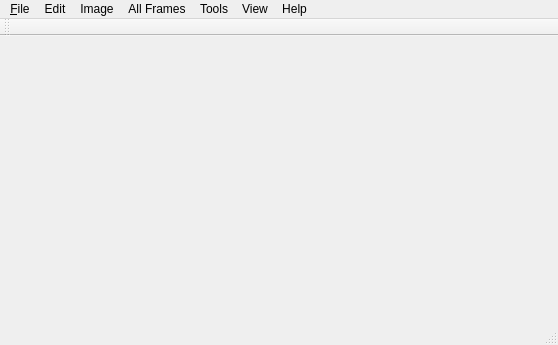
<?xml version="1.0" encoding="UTF-8"?>
<ui version="4.0">
 <class>MainWindow</class>
 <widget class="QMainWindow" name="MainWindow">
  <property name="windowModality">
   <enum>Qt::NonModal</enum>
  </property>
  <property name="geometry">
   <rect>
    <x>0</x>
    <y>0</y>
    <width>558</width>
    <height>345</height>
   </rect>
  </property>
  <property name="windowTitle">
   <string>MainWindow</string>
  </property>
  <property name="windowIcon">
   <iconset resource="obl5edit.qrc">
    <normaloff>:/images/icon64.png</normaloff>:/images/icon64.png</iconset>
  </property>
  <property name="dockNestingEnabled">
   <bool>false</bool>
  </property>
  <property name="dockOptions">
   <set>QMainWindow::AllowTabbedDocks|QMainWindow::AnimatedDocks</set>
  </property>
  <property name="unifiedTitleAndToolBarOnMac">
   <bool>false</bool>
  </property>
  <widget class="QWidget" name="centralWidget"/>
  <widget class="QMenuBar" name="menuBar">
   <property name="geometry">
    <rect>
     <x>0</x>
     <y>0</y>
     <width>558</width>
     <height>22</height>
    </rect>
   </property>
   <widget class="QMenu" name="menuHelp">
    <property name="title">
     <string>Help</string>
    </property>
    <addaction name="actionAbout"/>
    <addaction name="actionAbout_Qt"/>
   </widget>
   <widget class="QMenu" name="menu_FIle">
    <property name="title">
     <string>&amp;File</string>
    </property>
    <widget class="QMenu" name="menuOpen_recent">
     <property name="title">
      <string>Open recent</string>
     </property>
     <addaction name="action_nothin_yet"/>
    </widget>
    <addaction name="actionNew"/>
    <addaction name="actionOpen"/>
    <addaction name="menuOpen_recent"/>
    <addaction name="separator"/>
    <addaction name="actionSave"/>
    <addaction name="actionSave_As"/>
    <addaction name="actionRevert"/>
    <addaction name="separator"/>
    <addaction name="actionImport"/>
    <addaction name="actionExport"/>
    <addaction name="separator"/>
    <addaction name="actionQuit"/>
   </widget>
   <widget class="QMenu" name="menuEdit">
    <property name="title">
     <string>Edit</string>
    </property>
    <addaction name="actionUndo"/>
    <addaction name="actionRedo"/>
    <addaction name="separator"/>
    <addaction name="actionCut"/>
    <addaction name="actionCopy"/>
    <addaction name="actionPaste"/>
    <addaction name="actionClear"/>
    <addaction name="separator"/>
    <addaction name="actionConfigure_Shortcuts"/>
   </widget>
   <widget class="QMenu" name="menuImage">
    <property name="title">
     <string>Image</string>
    </property>
    <widget class="QMenu" name="menuSpread">
     <property name="title">
      <string>Spread</string>
     </property>
     <addaction name="actionSpread_Vertical"/>
     <addaction name="actionSpread_Horizontal"/>
    </widget>
    <widget class="QMenu" name="menuShift">
     <property name="title">
      <string>Shift</string>
     </property>
     <addaction name="actionShift_UP"/>
     <addaction name="actionShift_Down"/>
     <addaction name="actionShift_Left"/>
     <addaction name="actionShift_Right"/>
    </widget>
    <widget class="QMenu" name="menuNew_image">
     <property name="title">
      <string>New Image</string>
     </property>
     <addaction name="actionInsert_image"/>
     <addaction name="actionAppend_image"/>
     <addaction name="actionDuplicate"/>
    </widget>
    <widget class="QMenu" name="menuEffects">
     <property name="title">
      <string>Effects</string>
     </property>
     <addaction name="actionSwap_Green_Blue"/>
     <addaction name="actionSwap_Red_Blue"/>
     <addaction name="actionInverse"/>
     <addaction name="actionFade"/>
    </widget>
    <addaction name="actionPrevious"/>
    <addaction name="actionNext"/>
    <addaction name="actionGo_to_First"/>
    <addaction name="actionGo_to_Last"/>
    <addaction name="actionMove"/>
    <addaction name="actionSplit"/>
    <addaction name="menuNew_image"/>
    <addaction name="separator"/>
    <addaction name="actionFlip_Horizontal"/>
    <addaction name="actionFlip_Vertical"/>
    <addaction name="actionRotate"/>
    <addaction name="menuSpread"/>
    <addaction name="menuShift"/>
    <addaction name="menuEffects"/>
    <addaction name="separator"/>
    <addaction name="actionEnlarge"/>
    <addaction name="actionShrink"/>
    <addaction name="actionResize"/>
    <addaction name="separator"/>
    <addaction name="actionDelete_image"/>
   </widget>
   <widget class="QMenu" name="menuTools">
    <property name="title">
     <string>Tools</string>
    </property>
    <widget class="QMenu" name="menuPen_Size">
     <property name="title">
      <string>Pen Size</string>
     </property>
     <addaction name="action1"/>
     <addaction name="action2"/>
     <addaction name="action3"/>
     <addaction name="action4"/>
     <addaction name="action5"/>
     <addaction name="action6"/>
     <addaction name="action7"/>
     <addaction name="action8"/>
     <addaction name="action9"/>
    </widget>
    <addaction name="actionPen"/>
    <addaction name="actionEraser"/>
    <addaction name="actionFlood_fill"/>
    <addaction name="actionLine"/>
    <addaction name="actionCircle"/>
    <addaction name="actionRectangle"/>
    <addaction name="actionColor_Select"/>
    <addaction name="actionSelect"/>
    <addaction name="actionMap"/>
    <addaction name="actionZoom"/>
    <addaction name="menuPen_Size"/>
   </widget>
   <widget class="QMenu" name="menuView">
    <property name="title">
     <string>View</string>
    </property>
    <widget class="QMenu" name="menuZoom">
     <property name="title">
      <string>Viewport</string>
     </property>
     <addaction name="action100"/>
     <addaction name="action400"/>
     <addaction name="action800"/>
     <addaction name="action1600"/>
    </widget>
    <widget class="QMenu" name="menuNew_view">
     <property name="title">
      <string>New view</string>
     </property>
     <addaction name="actionAdd_static_view"/>
    </widget>
    <widget class="QMenu" name="menuToolbars">
     <property name="title">
      <string>Toolbars</string>
     </property>
     <addaction name="actionToolbox"/>
     <addaction name="separator"/>
     <addaction name="actionMain"/>
     <addaction name="actionColor"/>
     <addaction name="actionTools"/>
     <addaction name="actionEdit_Mode"/>
    </widget>
    <widget class="QMenu" name="menuEdit_mode">
     <property name="title">
      <string>Edit mode</string>
     </property>
     <addaction name="actionPaintNormal"/>
     <addaction name="actionPaintColorOnly"/>
     <addaction name="actionPaintAlphaOnly"/>
     <addaction name="actionTapestry"/>
    </widget>
    <addaction name="menuEdit_mode"/>
    <addaction name="menuZoom"/>
    <addaction name="separator"/>
    <addaction name="actionTransparency"/>
    <addaction name="actionShowGrid"/>
    <addaction name="actionShadow"/>
    <addaction name="separator"/>
    <addaction name="actionPreview"/>
    <addaction name="actionAnimated_view"/>
    <addaction name="actionAnimation_Speed"/>
    <addaction name="menuNew_view"/>
    <addaction name="menuToolbars"/>
    <addaction name="separator"/>
    <addaction name="actionSave_Settings"/>
   </widget>
   <widget class="QMenu" name="menuAll_Frames">
    <property name="title">
     <string>All Frames</string>
    </property>
    <widget class="QMenu" name="menuShift_2">
     <property name="title">
      <string>Shift</string>
     </property>
     <addaction name="actionShift_Up_All"/>
     <addaction name="actionShift_Down_All"/>
     <addaction name="actionShift_Left_All"/>
     <addaction name="actionShift_Right_All"/>
    </widget>
    <addaction name="actionFilp_Horizontal_All"/>
    <addaction name="actionFlip_Vertical_All"/>
    <addaction name="actionRotate_All"/>
    <addaction name="actionInverse_All"/>
    <addaction name="separator"/>
    <addaction name="actionEnlarge_All"/>
    <addaction name="actionShrink_All"/>
    <addaction name="menuShift_2"/>
    <addaction name="actionResize_All"/>
    <addaction name="separator"/>
    <addaction name="actionDelete_All"/>
   </widget>
   <addaction name="menu_FIle"/>
   <addaction name="menuEdit"/>
   <addaction name="menuImage"/>
   <addaction name="menuAll_Frames"/>
   <addaction name="menuTools"/>
   <addaction name="menuView"/>
   <addaction name="menuHelp"/>
  </widget>
  <widget class="QToolBar" name="mainToolBar">
   <property name="floatable">
    <bool>false</bool>
   </property>
   <attribute name="toolBarArea">
    <enum>TopToolBarArea</enum>
   </attribute>
   <attribute name="toolBarBreak">
    <bool>false</bool>
   </attribute>
  </widget>
  <widget class="QStatusBar" name="statusBar"/>
  <action name="actionNew">
   <property name="icon">
    <iconset resource="obl5edit.qrc">
     <normaloff>:/images/ronnie/new.png</normaloff>:/images/ronnie/new.png</iconset>
   </property>
   <property name="text">
    <string>New</string>
   </property>
   <property name="statusTip">
    <string>Create a new Image Set</string>
   </property>
  </action>
  <action name="actionOpen">
   <property name="icon">
    <iconset resource="obl5edit.qrc">
     <normaloff>:/images/ronnie/open.png</normaloff>:/images/ronnie/open.png</iconset>
   </property>
   <property name="text">
    <string>Open</string>
   </property>
   <property name="statusTip">
    <string>Open an existing Image Set</string>
   </property>
  </action>
  <action name="actionSave">
   <property name="icon">
    <iconset resource="obl5edit.qrc">
     <normaloff>:/images/ronnie/save.png</normaloff>:/images/ronnie/save.png</iconset>
   </property>
   <property name="text">
    <string>Save</string>
   </property>
   <property name="statusTip">
    <string>Save the current Image Set back to disk.</string>
   </property>
   <property name="shortcut">
    <string>Ctrl+S</string>
   </property>
  </action>
  <action name="actionSave_As">
   <property name="icon">
    <iconset resource="obl5edit.qrc">
     <normaloff>:/images/ronnie/saveas.png</normaloff>:/images/ronnie/saveas.png</iconset>
   </property>
   <property name="text">
    <string>Save As...</string>
   </property>
   <property name="statusTip">
    <string>Save the current Image Set under a different name.</string>
   </property>
  </action>
  <action name="actionImport">
   <property name="text">
    <string>Import ...</string>
   </property>
   <property name="statusTip">
    <string>Import another Image Set into this one.</string>
   </property>
  </action>
  <action name="actionQuit">
   <property name="icon">
    <iconset resource="obl5edit.qrc">
     <normaloff>:/images/buttons/system-log-out-3.png</normaloff>:/images/buttons/system-log-out-3.png</iconset>
   </property>
   <property name="text">
    <string>Quit</string>
   </property>
   <property name="statusTip">
    <string>Close this application.</string>
   </property>
   <property name="shortcut">
    <string>Ctrl+Q</string>
   </property>
  </action>
  <action name="actionAbout">
   <property name="icon">
    <iconset resource="obl5edit.qrc">
     <normaloff>:/images/icon64.png</normaloff>:/images/icon64.png</iconset>
   </property>
   <property name="text">
    <string>About</string>
   </property>
   <property name="statusTip">
    <string>About Object Block Editor</string>
   </property>
  </action>
  <action name="actionRevert">
   <property name="text">
    <string>Revert</string>
   </property>
   <property name="statusTip">
    <string>Reverse to the last saved state.</string>
   </property>
  </action>
  <action name="action_nothin_yet">
   <property name="text">
    <string>Nothing</string>
   </property>
  </action>
  <action name="actionExport">
   <property name="text">
    <string>Export...</string>
   </property>
   <property name="statusTip">
    <string>Export this image set.</string>
   </property>
  </action>
  <action name="actionUndo">
   <property name="icon">
    <iconset resource="obl5edit.qrc">
     <normaloff>:/images/tango/edit-undo.png</normaloff>:/images/tango/edit-undo.png</iconset>
   </property>
   <property name="text">
    <string>Undo</string>
   </property>
   <property name="statusTip">
    <string>Undo the last change.</string>
   </property>
   <property name="shortcut">
    <string>Ctrl+Z</string>
   </property>
  </action>
  <action name="actionRedo">
   <property name="icon">
    <iconset resource="obl5edit.qrc">
     <normaloff>:/images/tango/edit-redo.png</normaloff>:/images/tango/edit-redo.png</iconset>
   </property>
   <property name="text">
    <string>Redo</string>
   </property>
   <property name="statusTip">
    <string>Redo the last change.</string>
   </property>
   <property name="shortcut">
    <string>Ctrl+Shift+Z</string>
   </property>
  </action>
  <action name="actionCut">
   <property name="icon">
    <iconset resource="obl5edit.qrc">
     <normaloff>:/images/tango/edit-cut.png</normaloff>:/images/tango/edit-cut.png</iconset>
   </property>
   <property name="text">
    <string>Cut</string>
   </property>
   <property name="statusTip">
    <string>Cut this image into the clipboard.</string>
   </property>
   <property name="shortcut">
    <string>Ctrl+X</string>
   </property>
  </action>
  <action name="actionCopy">
   <property name="icon">
    <iconset resource="obl5edit.qrc">
     <normaloff>:/images/tango/edit-copy.png</normaloff>:/images/tango/edit-copy.png</iconset>
   </property>
   <property name="text">
    <string>Copy</string>
   </property>
   <property name="statusTip">
    <string>Copy this image to the clipboard.</string>
   </property>
   <property name="shortcut">
    <string>Ctrl+C</string>
   </property>
  </action>
  <action name="actionPaste">
   <property name="icon">
    <iconset resource="obl5edit.qrc">
     <normaloff>:/images/tango/edit-paste.png</normaloff>:/images/tango/edit-paste.png</iconset>
   </property>
   <property name="text">
    <string>Paste</string>
   </property>
   <property name="statusTip">
    <string>Paste clipboard content into this image.</string>
   </property>
   <property name="shortcut">
    <string>Ctrl+V</string>
   </property>
  </action>
  <action name="actionClear">
   <property name="icon">
    <iconset resource="obl5edit.qrc">
     <normaloff>:/images/tango/edit-clear.png</normaloff>:/images/tango/edit-clear.png</iconset>
   </property>
   <property name="text">
    <string>Clear</string>
   </property>
   <property name="statusTip">
    <string>Clear this image.</string>
   </property>
   <property name="shortcut">
    <string>Del</string>
   </property>
  </action>
  <action name="actionPrevious">
   <property name="icon">
    <iconset resource="obl5edit.qrc">
     <normaloff>:/images/prev.png</normaloff>:/images/prev.png</iconset>
   </property>
   <property name="text">
    <string>Previous</string>
   </property>
   <property name="statusTip">
    <string>Move to the previous image.</string>
   </property>
   <property name="shortcut">
    <string>PgUp</string>
   </property>
  </action>
  <action name="actionNext">
   <property name="icon">
    <iconset resource="obl5edit.qrc">
     <normaloff>:/images/next.png</normaloff>:/images/next.png</iconset>
   </property>
   <property name="text">
    <string>Next</string>
   </property>
   <property name="statusTip">
    <string>Move to the next image.</string>
   </property>
   <property name="shortcut">
    <string>PgDown</string>
   </property>
  </action>
  <action name="actionDuplicate">
   <property name="icon">
    <iconset resource="obl5edit.qrc">
     <normaloff>:/images/pd/group.png</normaloff>:/images/pd/group.png</iconset>
   </property>
   <property name="text">
    <string>Duplicate</string>
   </property>
   <property name="statusTip">
    <string>Make a copy of this Image.</string>
   </property>
  </action>
  <action name="actionFlip_Horizontal">
   <property name="text">
    <string>Flip Horizontal</string>
   </property>
   <property name="statusTip">
    <string>Flip this image horizontally.</string>
   </property>
  </action>
  <action name="actionFlip_Vertical">
   <property name="text">
    <string>Flip Vertical</string>
   </property>
   <property name="statusTip">
    <string>Flip this image vertically.</string>
   </property>
  </action>
  <action name="actionRotate">
   <property name="text">
    <string>Rotate</string>
   </property>
   <property name="statusTip">
    <string>Rotate this image by 90'.</string>
   </property>
  </action>
  <action name="actionInverse">
   <property name="text">
    <string>Inverse</string>
   </property>
   <property name="statusTip">
    <string>Inverse the RGB values of each pixel.</string>
   </property>
  </action>
  <action name="actionSpread_Vertical">
   <property name="text">
    <string>Spread Vertical</string>
   </property>
   <property name="statusTip">
    <string>Repeat this image vertically.</string>
   </property>
  </action>
  <action name="actionSpread_Horizontal">
   <property name="text">
    <string>Spread Horizontal</string>
   </property>
   <property name="statusTip">
    <string>Repeat this image horizontally.</string>
   </property>
  </action>
  <action name="actionShrink">
   <property name="text">
    <string>Shrink</string>
   </property>
   <property name="statusTip">
    <string>Shrink this image by 50%.</string>
   </property>
  </action>
  <action name="actionInsert_image">
   <property name="icon">
    <iconset resource="obl5edit.qrc">
     <normaloff>:/images/plus.png</normaloff>:/images/plus.png</iconset>
   </property>
   <property name="text">
    <string>Insert Image</string>
   </property>
   <property name="statusTip">
    <string>Insert an image at the current index.</string>
   </property>
  </action>
  <action name="actionDelete_image">
   <property name="icon">
    <iconset resource="obl5edit.qrc">
     <normaloff>:/images/pd/Andy_Trash_Can.png</normaloff>:/images/pd/Andy_Trash_Can.png</iconset>
   </property>
   <property name="text">
    <string>Delete Image</string>
   </property>
   <property name="statusTip">
    <string>Delete the current image.</string>
   </property>
  </action>
  <action name="actionPen">
   <property name="checkable">
    <bool>true</bool>
   </property>
   <property name="icon">
    <iconset resource="obl5edit.qrc">
     <normaloff>:/images/pd/barretr_Pencil.png</normaloff>:/images/pd/barretr_Pencil.png</iconset>
   </property>
   <property name="text">
    <string>Pen</string>
   </property>
   <property name="statusTip">
    <string>Tool to draw freehand.</string>
   </property>
  </action>
  <action name="actionFlood_fill">
   <property name="checkable">
    <bool>true</bool>
   </property>
   <property name="icon">
    <iconset resource="obl5edit.qrc">
     <normaloff>:/images/buttons/floodfill.png</normaloff>:/images/buttons/floodfill.png</iconset>
   </property>
   <property name="text">
    <string>Flood fill</string>
   </property>
   <property name="statusTip">
    <string>Tool to Fill large regions with a solid color.</string>
   </property>
  </action>
  <action name="actionLine">
   <property name="checkable">
    <bool>true</bool>
   </property>
   <property name="icon">
    <iconset resource="obl5edit.qrc">
     <normaloff>:/images/buttons/draw.png</normaloff>:/images/buttons/draw.png</iconset>
   </property>
   <property name="text">
    <string>Line</string>
   </property>
   <property name="statusTip">
    <string>Tool to draw lines</string>
   </property>
  </action>
  <action name="actionCircle">
   <property name="checkable">
    <bool>true</bool>
   </property>
   <property name="icon">
    <iconset resource="obl5edit.qrc">
     <normaloff>:/images/buttons/circle.png</normaloff>:/images/buttons/circle.png</iconset>
   </property>
   <property name="text">
    <string>Circle</string>
   </property>
   <property name="statusTip">
    <string>Tool to draw circles.</string>
   </property>
  </action>
  <action name="actionRectangle">
   <property name="checkable">
    <bool>true</bool>
   </property>
   <property name="icon">
    <iconset resource="obl5edit.qrc">
     <normaloff>:/images/buttons/square.png</normaloff>:/images/buttons/square.png</iconset>
   </property>
   <property name="text">
    <string>Rectangle</string>
   </property>
   <property name="statusTip">
    <string>Tool to draw rectangles.</string>
   </property>
  </action>
  <action name="actionColor_Select">
   <property name="checkable">
    <bool>true</bool>
   </property>
   <property name="icon">
    <iconset resource="obl5edit.qrc">
     <normaloff>:/images/buttons/colorpicker.png</normaloff>:/images/buttons/colorpicker.png</iconset>
   </property>
   <property name="text">
    <string>Color Select</string>
   </property>
   <property name="statusTip">
    <string>Select a color from the Image for later use.</string>
   </property>
  </action>
  <action name="actionMap">
   <property name="checkable">
    <bool>true</bool>
   </property>
   <property name="icon">
    <iconset resource="obl5edit.qrc">
     <normaloff>:/images/buttons/map.png</normaloff>:/images/buttons/map.png</iconset>
   </property>
   <property name="text">
    <string>Map</string>
   </property>
  </action>
  <action name="action1">
   <property name="checkable">
    <bool>true</bool>
   </property>
   <property name="text">
    <string>pen size 1px</string>
   </property>
   <property name="statusTip">
    <string>Set pen width to 1 pixel.</string>
   </property>
   <property name="shortcut">
    <string>Ctrl+1</string>
   </property>
  </action>
  <action name="action2">
   <property name="checkable">
    <bool>true</bool>
   </property>
   <property name="text">
    <string>pen size 2px</string>
   </property>
   <property name="statusTip">
    <string>Set pen width to 2 pixels.</string>
   </property>
   <property name="shortcut">
    <string>Ctrl+2</string>
   </property>
  </action>
  <action name="action3">
   <property name="checkable">
    <bool>true</bool>
   </property>
   <property name="text">
    <string>pen size 3px</string>
   </property>
   <property name="statusTip">
    <string>Set pen width to 3 pixels.</string>
   </property>
   <property name="shortcut">
    <string>Ctrl+3</string>
   </property>
  </action>
  <action name="action4">
   <property name="checkable">
    <bool>true</bool>
   </property>
   <property name="text">
    <string>pen size 4px</string>
   </property>
   <property name="statusTip">
    <string>Set pen width to 4 pixels.</string>
   </property>
   <property name="shortcut">
    <string>Ctrl+4</string>
   </property>
  </action>
  <action name="action5">
   <property name="checkable">
    <bool>true</bool>
   </property>
   <property name="text">
    <string>pen size 5px</string>
   </property>
   <property name="statusTip">
    <string>Set pen width to 5 pixels.</string>
   </property>
   <property name="shortcut">
    <string>Ctrl+5</string>
   </property>
  </action>
  <action name="action6">
   <property name="checkable">
    <bool>true</bool>
   </property>
   <property name="text">
    <string>pen size 6px</string>
   </property>
   <property name="statusTip">
    <string>Set pen width to 6 pixels.</string>
   </property>
   <property name="shortcut">
    <string>Ctrl+6</string>
   </property>
  </action>
  <action name="action7">
   <property name="checkable">
    <bool>true</bool>
   </property>
   <property name="text">
    <string>pen size 7px</string>
   </property>
   <property name="statusTip">
    <string>Set pen width to 7 pixels.</string>
   </property>
   <property name="shortcut">
    <string>Ctrl+7</string>
   </property>
  </action>
  <action name="action8">
   <property name="checkable">
    <bool>true</bool>
   </property>
   <property name="text">
    <string>pen size 8px</string>
   </property>
   <property name="statusTip">
    <string>Set pen width to 8 pixels.</string>
   </property>
   <property name="shortcut">
    <string>Ctrl+8</string>
   </property>
  </action>
  <action name="action9">
   <property name="checkable">
    <bool>true</bool>
   </property>
   <property name="text">
    <string>pen size 9px</string>
   </property>
   <property name="statusTip">
    <string>Set pen width to 9 pixels.</string>
   </property>
   <property name="shortcut">
    <string>Ctrl+9</string>
   </property>
  </action>
  <action name="actionTapestry">
   <property name="checkable">
    <bool>true</bool>
   </property>
   <property name="icon">
    <iconset resource="obl5edit.qrc">
     <normaloff>:/images/pd/Clue_Simple_Clouds.png</normaloff>:/images/pd/Clue_Simple_Clouds.png</iconset>
   </property>
   <property name="text">
    <string>Tiled View</string>
   </property>
   <property name="statusTip">
    <string>Preview this image as tiles.</string>
   </property>
   <property name="shortcut">
    <string>Ctrl+W</string>
   </property>
  </action>
  <action name="actionTransparency">
   <property name="checkable">
    <bool>true</bool>
   </property>
   <property name="text">
    <string>Transparency</string>
   </property>
   <property name="statusTip">
    <string>Highlight transparent pixels on this Image.</string>
   </property>
  </action>
  <action name="actionPreview">
   <property name="checkable">
    <bool>true</bool>
   </property>
   <property name="checked">
    <bool>true</bool>
   </property>
   <property name="text">
    <string>Liveview</string>
   </property>
   <property name="statusTip">
    <string>Show/Hide a special view for the Current Image.</string>
   </property>
  </action>
  <action name="actionMove">
   <property name="checkable">
    <bool>false</bool>
   </property>
   <property name="text">
    <string>Move</string>
   </property>
   <property name="statusTip">
    <string>Move the image to a different position in the set.</string>
   </property>
  </action>
  <action name="actionSelect">
   <property name="checkable">
    <bool>true</bool>
   </property>
   <property name="icon">
    <iconset resource="obl5edit.qrc">
     <normaloff>:/images/buttons/select.png</normaloff>:/images/buttons/select.png</iconset>
   </property>
   <property name="text">
    <string>Select</string>
   </property>
  </action>
  <action name="action100">
   <property name="checkable">
    <bool>true</bool>
   </property>
   <property name="text">
    <string>Zoom 100%</string>
   </property>
   <property name="statusTip">
    <string>Zoom to 100%.</string>
   </property>
   <property name="shortcut">
    <string>Alt+1</string>
   </property>
  </action>
  <action name="action400">
   <property name="checkable">
    <bool>true</bool>
   </property>
   <property name="text">
    <string>Zoom 400%</string>
   </property>
   <property name="statusTip">
    <string>Zoom to 400%.</string>
   </property>
   <property name="shortcut">
    <string>Alt+2</string>
   </property>
  </action>
  <action name="action800">
   <property name="checkable">
    <bool>true</bool>
   </property>
   <property name="text">
    <string>Zoom 800%</string>
   </property>
   <property name="statusTip">
    <string>Zoom to 800%.</string>
   </property>
   <property name="shortcut">
    <string>Alt+3</string>
   </property>
  </action>
  <action name="action1600">
   <property name="checkable">
    <bool>true</bool>
   </property>
   <property name="text">
    <string>Zoom 1600%</string>
   </property>
   <property name="statusTip">
    <string>Zoom to 1600%</string>
   </property>
   <property name="shortcut">
    <string>Alt+4</string>
   </property>
  </action>
  <action name="actionEraser">
   <property name="checkable">
    <bool>true</bool>
   </property>
   <property name="icon">
    <iconset resource="obl5edit.qrc">
     <normaloff>:/images/buttons/erase.png</normaloff>:/images/buttons/erase.png</iconset>
   </property>
   <property name="text">
    <string>Eraser</string>
   </property>
   <property name="statusTip">
    <string>Erase pixels.</string>
   </property>
   <property name="shortcut">
    <string>Ctrl+Del</string>
   </property>
  </action>
  <action name="actionZoom">
   <property name="checkable">
    <bool>true</bool>
   </property>
   <property name="icon">
    <iconset resource="obl5edit.qrc">
     <normaloff>:/images/buttons/system-search-3.png</normaloff>:/images/buttons/system-search-3.png</iconset>
   </property>
   <property name="text">
    <string>Zoom</string>
   </property>
   <property name="statusTip">
    <string>Change the zoom on this image.</string>
   </property>
  </action>
  <action name="actionShowGrid">
   <property name="checkable">
    <bool>true</bool>
   </property>
   <property name="text">
    <string>ShowGrid</string>
   </property>
   <property name="statusTip">
    <string>Show the edit grid.</string>
   </property>
  </action>
  <action name="actionEnlarge">
   <property name="text">
    <string>Enlarge 2x</string>
   </property>
   <property name="statusTip">
    <string>Enlarge this image by a factor of two.</string>
   </property>
  </action>
  <action name="actionShadow">
   <property name="checkable">
    <bool>true</bool>
   </property>
   <property name="text">
    <string>Shadow</string>
   </property>
   <property name="statusTip">
    <string>Use this Image as shadow.</string>
   </property>
  </action>
  <action name="actionResize">
   <property name="text">
    <string>Resize</string>
   </property>
   <property name="statusTip">
    <string>Resize the image.</string>
   </property>
  </action>
  <action name="actionShift_UP">
   <property name="text">
    <string>Shift Up</string>
   </property>
   <property name="statusTip">
    <string>Shift the image up by one pixel.</string>
   </property>
   <property name="shortcut">
    <string>Shift+Up</string>
   </property>
  </action>
  <action name="actionShift_Down">
   <property name="text">
    <string>Shift Down</string>
   </property>
   <property name="statusTip">
    <string>Shift the image down by one pixel.</string>
   </property>
   <property name="shortcut">
    <string>Shift+Down</string>
   </property>
  </action>
  <action name="actionShift_Left">
   <property name="text">
    <string>Shift Left</string>
   </property>
   <property name="statusTip">
    <string>Shift the image left by one pixel.</string>
   </property>
   <property name="shortcut">
    <string>Shift+Left</string>
   </property>
  </action>
  <action name="actionShift_Right">
   <property name="text">
    <string>Shift Right</string>
   </property>
   <property name="statusTip">
    <string>Shift the image right by one pixel.</string>
   </property>
   <property name="shortcut">
    <string>Shift+Right</string>
   </property>
  </action>
  <action name="actionAppend_image">
   <property name="text">
    <string>Append Image</string>
   </property>
   <property name="statusTip">
    <string>Append an image at the end of the image set.</string>
   </property>
  </action>
  <action name="actionAbout_Qt">
   <property name="text">
    <string>About Qt</string>
   </property>
   <property name="statusTip">
    <string>About the Qt SDK</string>
   </property>
   <property name="menuRole">
    <enum>QAction::AboutQtRole</enum>
   </property>
  </action>
  <action name="actionSave_Settings">
   <property name="checkable">
    <bool>true</bool>
   </property>
   <property name="text">
    <string>Save Settings</string>
   </property>
   <property name="statusTip">
    <string>Save the application settings.</string>
   </property>
  </action>
  <action name="actionSplit">
   <property name="text">
    <string>Split up</string>
   </property>
   <property name="statusTip">
    <string>Split this Image into several Images.</string>
   </property>
  </action>
  <action name="actionToolbox">
   <property name="checkable">
    <bool>true</bool>
   </property>
   <property name="checked">
    <bool>true</bool>
   </property>
   <property name="text">
    <string>Toolbox</string>
   </property>
   <property name="statusTip">
    <string>Show/Hide toolbox.</string>
   </property>
  </action>
  <action name="actionAdd_static_view">
   <property name="text">
    <string>Add static view</string>
   </property>
   <property name="statusTip">
    <string>Create a another view with the current Image content.</string>
   </property>
  </action>
  <action name="actionFilp_Horizontal_All">
   <property name="text">
    <string>Filp Horizontal</string>
   </property>
   <property name="statusTip">
    <string>Flip all the frames horizontally.</string>
   </property>
  </action>
  <action name="actionFlip_Vertical_All">
   <property name="text">
    <string>Flip Vertical</string>
   </property>
   <property name="statusTip">
    <string>Flip all frames vertically.</string>
   </property>
  </action>
  <action name="actionRotate_All">
   <property name="text">
    <string>Rotate</string>
   </property>
   <property name="statusTip">
    <string>Rotate all the frames by 90'.</string>
   </property>
  </action>
  <action name="actionInverse_All">
   <property name="text">
    <string>Inverse</string>
   </property>
   <property name="statusTip">
    <string>Inverse the RGB values of all the frames.</string>
   </property>
  </action>
  <action name="actionEnlarge_All">
   <property name="text">
    <string>Enlarge 2x</string>
   </property>
   <property name="statusTip">
    <string>Enlarge all the frames.</string>
   </property>
  </action>
  <action name="actionShrink_All">
   <property name="text">
    <string>Shrink</string>
   </property>
   <property name="statusTip">
    <string>Shrink all the frames.</string>
   </property>
  </action>
  <action name="actionResize_All">
   <property name="text">
    <string>Resize</string>
   </property>
   <property name="statusTip">
    <string>Resize all the frames.</string>
   </property>
  </action>
  <action name="actionDelete_All">
   <property name="text">
    <string>Delete All</string>
   </property>
   <property name="statusTip">
    <string>Delete all the frames.</string>
   </property>
  </action>
  <action name="actionShift_Up_All">
   <property name="text">
    <string>Shift Up</string>
   </property>
   <property name="statusTip">
    <string>Shift Up all the frames.</string>
   </property>
  </action>
  <action name="actionShift_Down_All">
   <property name="text">
    <string>Shift Down</string>
   </property>
   <property name="statusTip">
    <string>Shift Down all the frames.</string>
   </property>
  </action>
  <action name="actionShift_Left_All">
   <property name="text">
    <string>Shift Left</string>
   </property>
   <property name="statusTip">
    <string>Shift Left all the frames.</string>
   </property>
  </action>
  <action name="actionShift_Right_All">
   <property name="text">
    <string>Shift Right</string>
   </property>
   <property name="statusTip">
    <string>Shift Right all the frames.</string>
   </property>
  </action>
  <action name="actionConfigure_Shortcuts">
   <property name="icon">
    <iconset resource="obl5edit.qrc">
     <normaloff>:/images/pd/Andy_Tools_Hammer_Spanner.png</normaloff>:/images/pd/Andy_Tools_Hammer_Spanner.png</iconset>
   </property>
   <property name="text">
    <string>Edit Shortcuts...</string>
   </property>
   <property name="statusTip">
    <string>Edit the hotkey combination to activate menu actions.</string>
   </property>
  </action>
  <action name="actionMain">
   <property name="checkable">
    <bool>true</bool>
   </property>
   <property name="text">
    <string>Main</string>
   </property>
   <property name="statusTip">
    <string>Hide/show the main toolbar.</string>
   </property>
  </action>
  <action name="actionColor">
   <property name="checkable">
    <bool>true</bool>
   </property>
   <property name="text">
    <string>Pen Color</string>
   </property>
   <property name="statusTip">
    <string>Hide/show the color toolbar.</string>
   </property>
  </action>
  <action name="actionTools">
   <property name="checkable">
    <bool>true</bool>
   </property>
   <property name="text">
    <string>Tools</string>
   </property>
   <property name="statusTip">
    <string>Hide/show the tools toolbars.</string>
   </property>
  </action>
  <action name="actionGo_to_First">
   <property name="icon">
    <iconset resource="obl5edit.qrc">
     <normaloff>:/images/pd/go-first.png</normaloff>:/images/pd/go-first.png</iconset>
   </property>
   <property name="text">
    <string>Go to First</string>
   </property>
  </action>
  <action name="actionGo_to_Last">
   <property name="icon">
    <iconset resource="obl5edit.qrc">
     <normaloff>:/images/pd/go-last.png</normaloff>:/images/pd/go-last.png</iconset>
   </property>
   <property name="text">
    <string>Go to Last</string>
   </property>
  </action>
  <action name="actionAnimated_view">
   <property name="checkable">
    <bool>true</bool>
   </property>
   <property name="text">
    <string>Animated View</string>
   </property>
   <property name="statusTip">
    <string>Show/hide the animation windows.</string>
   </property>
  </action>
  <action name="actionSwap_Green_Blue">
   <property name="text">
    <string>Swap Green-Blue</string>
   </property>
  </action>
  <action name="actionSwap_Red_Blue">
   <property name="text">
    <string>Swap Red-Blue</string>
   </property>
  </action>
  <action name="actionAnimation_Speed">
   <property name="text">
    <string>Animation Speed</string>
   </property>
   <property name="statusTip">
    <string>Set the animation speed.</string>
   </property>
  </action>
  <action name="actionPaintNormal">
   <property name="checkable">
    <bool>true</bool>
   </property>
   <property name="checked">
    <bool>true</bool>
   </property>
   <property name="icon">
    <iconset resource="obl5edit.qrc">
     <normaloff>:/images/pd/Anonymous_Sun.png</normaloff>:/images/pd/Anonymous_Sun.png</iconset>
   </property>
   <property name="text">
    <string>Paint Normal</string>
   </property>
   <property name="statusTip">
    <string>Change the edit mode to Paint Normal</string>
   </property>
  </action>
  <action name="actionPaintColorOnly">
   <property name="checkable">
    <bool>true</bool>
   </property>
   <property name="icon">
    <iconset resource="obl5edit.qrc">
     <normaloff>:/images/pd/carlitos_Mr._Sun.png</normaloff>:/images/pd/carlitos_Mr._Sun.png</iconset>
   </property>
   <property name="text">
    <string>Paint Color Only</string>
   </property>
   <property name="statusTip">
    <string>Paint only changes the color not the alpha blending values.</string>
   </property>
  </action>
  <action name="actionPaintAlphaOnly">
   <property name="checkable">
    <bool>true</bool>
   </property>
   <property name="icon">
    <iconset resource="obl5edit.qrc">
     <normaloff>:/images/pd/egyninja_Cartoon_Cloud.png</normaloff>:/images/pd/egyninja_Cartoon_Cloud.png</iconset>
   </property>
   <property name="text">
    <string>Paint Alpha Only</string>
   </property>
   <property name="statusTip">
    <string>Paint only changes the alpha blending values not the actual colors.</string>
   </property>
  </action>
  <action name="actionEdit_Mode">
   <property name="checkable">
    <bool>true</bool>
   </property>
   <property name="text">
    <string>Edit Mode</string>
   </property>
  </action>
  <action name="actionFade">
   <property name="text">
    <string>Fade</string>
   </property>
   <property name="statusTip">
    <string>Make this image translucent.</string>
   </property>
  </action>
 </widget>
 <layoutdefault spacing="6" margin="11"/>
 <resources>
  <include location="obl5edit.qrc"/>
 </resources>
 <connections/>
</ui>
